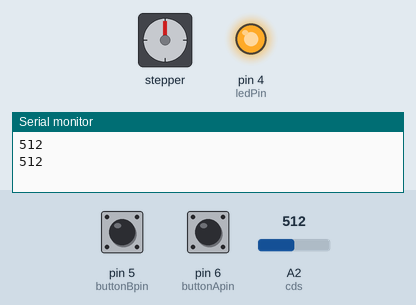
The sketch below on a simulated Arduino Uno, built with avr-gcc and run on an emulated ATmega328P. On the bench: stepper motor, output pins drawn as LEDs (lit = HIGH), the last lines printed to the serial monitor. The test bench sets the inputs (shaded band); at power-on: pin 5 (buttonBpin) HIGH, pin 6 (buttonApin) HIGH, A2 (cds) = 512. Stepper angles assume 2048 steps per turn.

Above: at 1.8 s.
1.9 s: pin 5 (buttonBpin) pulled LOW for 1.2 s
At 2.15 s:
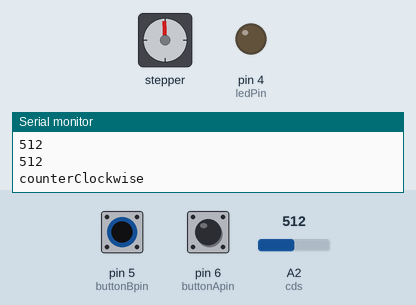
5.4 s: pin 6 (buttonApin) pulled LOW for 3.2 s
10.1 s: A2 (cds) set to 177
14.2 s: A2 (cds) set to 154
At 17.2 s:
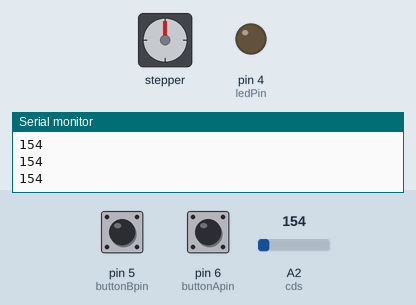
17.5 s: A2 (cds) set to 180
At 19.6 s:
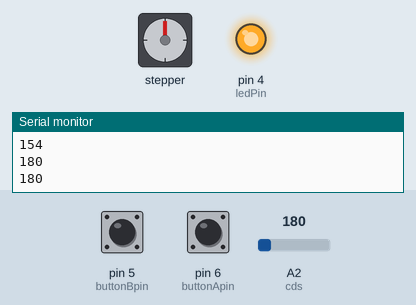
20.5 s: A2 (cds) set to 160
At 23.1 s:
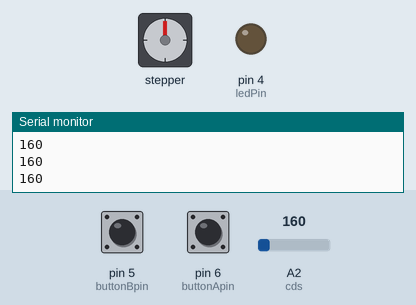
Timing chart, 0 to 24.5 s (numbered marks = the images above; inputs shaded):
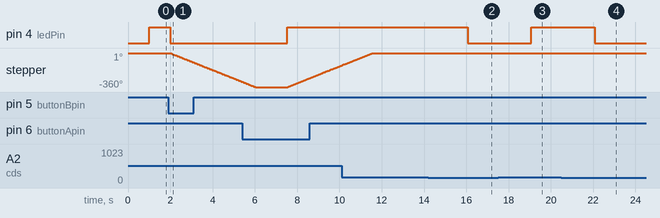

Measured:
- the behaviour switches between 170 and 169 on A2 (cds) (found by bisection; images 1 and 2)
- after the input at 1.9 s, pin 4 (ledPin): HIGH → LOW after 0.10 s; stepper: keeps turning counter-clockwise at about 90°/s, starting after 0.10 s
- after the input at 14.2 s, pin 4 (ledPin): HIGH → LOW after 1.9 s
- after the input at 17.5 s, pin 4 (ledPin): LOW → HIGH after 1.6 s
- after the input at 20.5 s, pin 4 (ledPin): HIGH → LOW after 1.6 s

The sketch:

test_button.ino
```cpp
#include <Stepper.h>
const int stepsPerRevolution =2048;
Stepper stepbb(stepsPerRevolution,8,10,9,11);

int ledPin = 4;
int buttonApin=6;
int buttonBpin=5;
#define cds A2

byte leds=0;

void setup() {
  // put your setup code here, to run once:
  pinMode(ledPin,OUTPUT);
  pinMode(buttonApin,INPUT_PULLUP);
  pinMode(buttonBpin,INPUT_PULLUP);
 // pinMode(cds,INPUT);
  stepbb.setSpeed(15);
  Serial.begin(9600);

}

void loop() {
  // put your main code here, to run repeatedly:
  button();
 // motor();
  cdsLED();


}
void button(){
  if(digitalRead(buttonApin) ==LOW) //9
  {
    digitalWrite(ledPin,HIGH);
    Serial.println("Clockwise");
    stepbb.step(stepsPerRevolution);
    delay(500);
  }

  if(digitalRead(buttonBpin) ==LOW) //8
  {
    digitalWrite(ledPin,LOW);
    Serial.println("counterClockwise");
    stepbb.step(-stepsPerRevolution);
    delay(500);
  }
}

/*void motor(){
  Serial.println("Clockwise");
  stepbb.step(stepsPerRevolution);
  delay(500);

  Serial.println("counterClockwise");
  stepbb.step(-stepsPerRevolution);
  delay(500);
}*/
void cdsLED(){
  int val=analogRead(cds);
  Serial.println(String(val));
  delay(1000);

  if(val>=170){
    digitalWrite(ledPin,HIGH);
  }
  else{
    digitalWrite(ledPin,LOW);
  }
}
```
